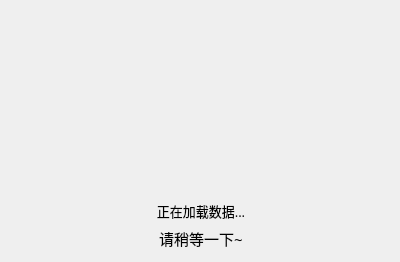
<?xml version="1.0" encoding="UTF-8"?>
<ui version="4.0">
 <class>WaiteDialog</class>
 <widget class="QDialog" name="WaiteDialog">
  <property name="geometry">
   <rect>
    <x>0</x>
    <y>0</y>
    <width>400</width>
    <height>262</height>
   </rect>
  </property>
  <property name="sizePolicy">
   <sizepolicy hsizetype="Fixed" vsizetype="Fixed">
    <horstretch>40</horstretch>
    <verstretch>250</verstretch>
   </sizepolicy>
  </property>
  <property name="minimumSize">
   <size>
    <width>400</width>
    <height>250</height>
   </size>
  </property>
  <property name="maximumSize">
   <size>
    <width>400</width>
    <height>300</height>
   </size>
  </property>
  <property name="font">
   <font>
    <family>Microsoft YaHei</family>
   </font>
  </property>
  <property name="windowTitle">
   <string>Loading</string>
  </property>
  <widget class="QWidget" name="">
   <property name="geometry">
    <rect>
     <x>0</x>
     <y>0</y>
     <width>402</width>
     <height>250</height>
    </rect>
   </property>
   <layout class="QVBoxLayout" name="verticalLayout">
    <item>
     <layout class="QHBoxLayout" name="horizontalLayout">
      <item>
       <spacer name="horizontalSpacer">
        <property name="orientation">
         <enum>Qt::Horizontal</enum>
        </property>
        <property name="sizeHint" stdset="0">
         <size>
          <width>108</width>
          <height>20</height>
         </size>
        </property>
       </spacer>
      </item>
      <item>
       <widget class="QLabel" name="pixLabel">
        <property name="sizePolicy">
         <sizepolicy hsizetype="Fixed" vsizetype="Fixed">
          <horstretch>0</horstretch>
          <verstretch>0</verstretch>
         </sizepolicy>
        </property>
        <property name="minimumSize">
         <size>
          <width>138</width>
          <height>194</height>
         </size>
        </property>
        <property name="text">
         <string/>
        </property>
       </widget>
      </item>
      <item>
       <spacer name="horizontalSpacer_2">
        <property name="orientation">
         <enum>Qt::Horizontal</enum>
        </property>
        <property name="sizeHint" stdset="0">
         <size>
          <width>128</width>
          <height>20</height>
         </size>
        </property>
       </spacer>
      </item>
     </layout>
    </item>
    <item>
     <widget class="QLabel" name="proccessLabel">
      <property name="minimumSize">
       <size>
        <width>400</width>
        <height>0</height>
       </size>
      </property>
      <property name="font">
       <font>
        <family>Microsoft YaHei</family>
        <pointsize>10</pointsize>
        <weight>50</weight>
        <bold>false</bold>
       </font>
      </property>
      <property name="text">
       <string>正在加载数据...</string>
      </property>
      <property name="alignment">
       <set>Qt::AlignCenter</set>
      </property>
     </widget>
    </item>
    <item>
     <widget class="QLabel" name="waiteLabel">
      <property name="minimumSize">
       <size>
        <width>400</width>
        <height>0</height>
       </size>
      </property>
      <property name="font">
       <font>
        <family>Microsoft YaHei</family>
        <pointsize>11</pointsize>
       </font>
      </property>
      <property name="text">
       <string>请稍等一下~</string>
      </property>
      <property name="alignment">
       <set>Qt::AlignCenter</set>
      </property>
     </widget>
    </item>
   </layout>
  </widget>
 </widget>
 <resources/>
 <connections/>
</ui>
